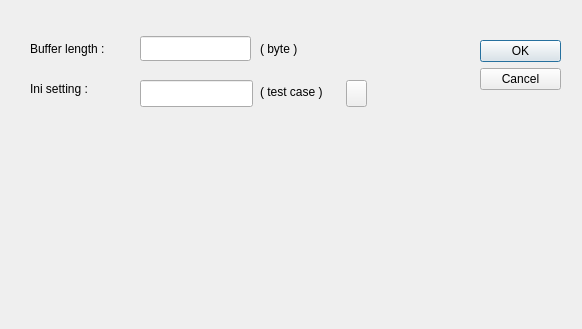
<?xml version="1.0" encoding="UTF-8"?>
<ui version="4.0">
 <class>buffer_setting</class>
 <widget class="QDialog" name="buffer_setting">
  <property name="geometry">
   <rect>
    <x>0</x>
    <y>0</y>
    <width>582</width>
    <height>329</height>
   </rect>
  </property>
  <property name="windowTitle">
   <string>Dialog</string>
  </property>
  <widget class="QDialogButtonBox" name="buttonBox">
   <property name="geometry">
    <rect>
     <x>480</x>
     <y>40</y>
     <width>81</width>
     <height>61</height>
    </rect>
   </property>
   <property name="orientation">
    <enum>Qt::Vertical</enum>
   </property>
   <property name="standardButtons">
    <set>QDialogButtonBox::Cancel|QDialogButtonBox::Ok</set>
   </property>
  </widget>
  <widget class="QLineEdit" name="buf_len_lineEdit">
   <property name="geometry">
    <rect>
     <x>140</x>
     <y>36</y>
     <width>111</width>
     <height>25</height>
    </rect>
   </property>
  </widget>
  <widget class="QLabel" name="Buffer_len_label">
   <property name="geometry">
    <rect>
     <x>30</x>
     <y>40</y>
     <width>101</width>
     <height>17</height>
    </rect>
   </property>
   <property name="text">
    <string>Buffer length :</string>
   </property>
  </widget>
  <widget class="QLabel" name="label">
   <property name="geometry">
    <rect>
     <x>260</x>
     <y>40</y>
     <width>51</width>
     <height>17</height>
    </rect>
   </property>
   <property name="text">
    <string>( byte )</string>
   </property>
  </widget>
  <widget class="QLabel" name="label_2">
   <property name="geometry">
    <rect>
     <x>30</x>
     <y>80</y>
     <width>91</width>
     <height>17</height>
    </rect>
   </property>
   <property name="text">
    <string>Ini setting : </string>
   </property>
  </widget>
  <widget class="QLineEdit" name="lineEdit">
   <property name="geometry">
    <rect>
     <x>140</x>
     <y>80</y>
     <width>113</width>
     <height>27</height>
    </rect>
   </property>
  </widget>
  <widget class="QLabel" name="label_3">
   <property name="geometry">
    <rect>
     <x>260</x>
     <y>83</y>
     <width>81</width>
     <height>17</height>
    </rect>
   </property>
   <property name="text">
    <string>( test case )</string>
   </property>
  </widget>
  <widget class="QPushButton" name="pushButton">
   <property name="geometry">
    <rect>
     <x>346</x>
     <y>80</y>
     <width>21</width>
     <height>27</height>
    </rect>
   </property>
   <property name="text">
    <string/>
   </property>
  </widget>
 </widget>
 <resources/>
 <connections>
  <connection>
   <sender>buttonBox</sender>
   <signal>accepted()</signal>
   <receiver>buffer_setting</receiver>
   <slot>accept()</slot>
   <hints>
    <hint type="sourcelabel">
     <x>248</x>
     <y>254</y>
    </hint>
    <hint type="destinationlabel">
     <x>157</x>
     <y>274</y>
    </hint>
   </hints>
  </connection>
  <connection>
   <sender>buttonBox</sender>
   <signal>rejected()</signal>
   <receiver>buffer_setting</receiver>
   <slot>reject()</slot>
   <hints>
    <hint type="sourcelabel">
     <x>316</x>
     <y>260</y>
    </hint>
    <hint type="destinationlabel">
     <x>286</x>
     <y>274</y>
    </hint>
   </hints>
  </connection>
 </connections>
</ui>
